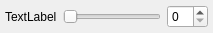
<?xml version="1.0" encoding="UTF-8"?>
<ui version="4.0">
 <class>QArkHorizontalSlider</class>
 <widget class="QWidget" name="QArkHorizontalSlider">
  <property name="geometry">
   <rect>
    <x>0</x>
    <y>0</y>
    <width>213</width>
    <height>31</height>
   </rect>
  </property>
  <property name="sizePolicy">
   <sizepolicy hsizetype="Preferred" vsizetype="Preferred">
    <horstretch>0</horstretch>
    <verstretch>0</verstretch>
   </sizepolicy>
  </property>
  <property name="minimumSize">
   <size>
    <width>0</width>
    <height>0</height>
   </size>
  </property>
  <property name="windowTitle">
   <string>Form</string>
  </property>
  <layout class="QHBoxLayout" name="horizontalLayout">
   <property name="spacing">
    <number>6</number>
   </property>
   <property name="margin">
    <number>5</number>
   </property>
   <item>
    <widget class="QLabel" name="label">
     <property name="text">
      <string>TextLabel</string>
     </property>
    </widget>
   </item>
   <item>
    <widget class="QSlider" name="horizontalSlider">
     <property name="orientation">
      <enum>Qt::Horizontal</enum>
     </property>
     <property name="tickPosition">
      <enum>QSlider::NoTicks</enum>
     </property>
    </widget>
   </item>
   <item>
    <widget class="QSpinBox" name="spinBox"/>
   </item>
  </layout>
 </widget>
 <resources/>
 <connections/>
</ui>
